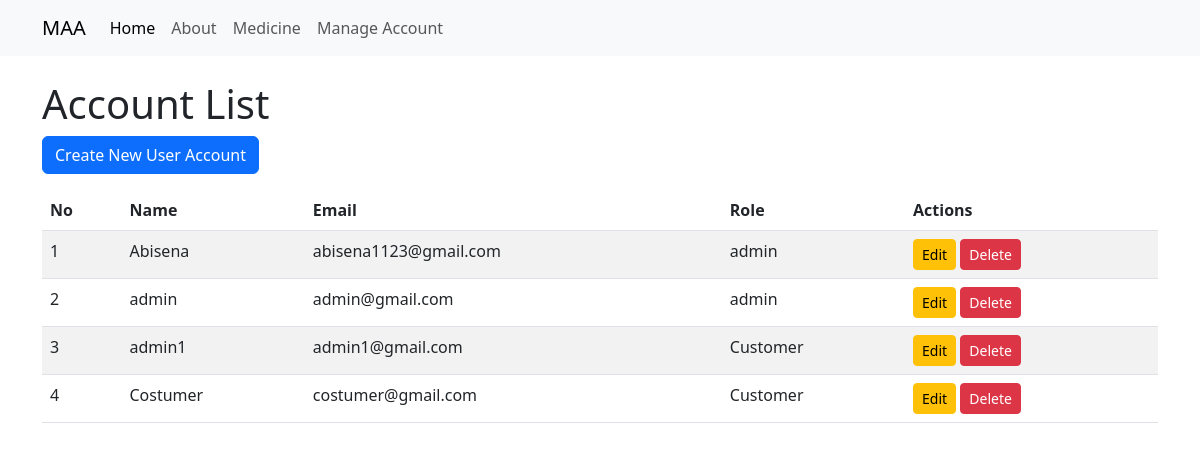
The page /user/ on the database as committed earlier.
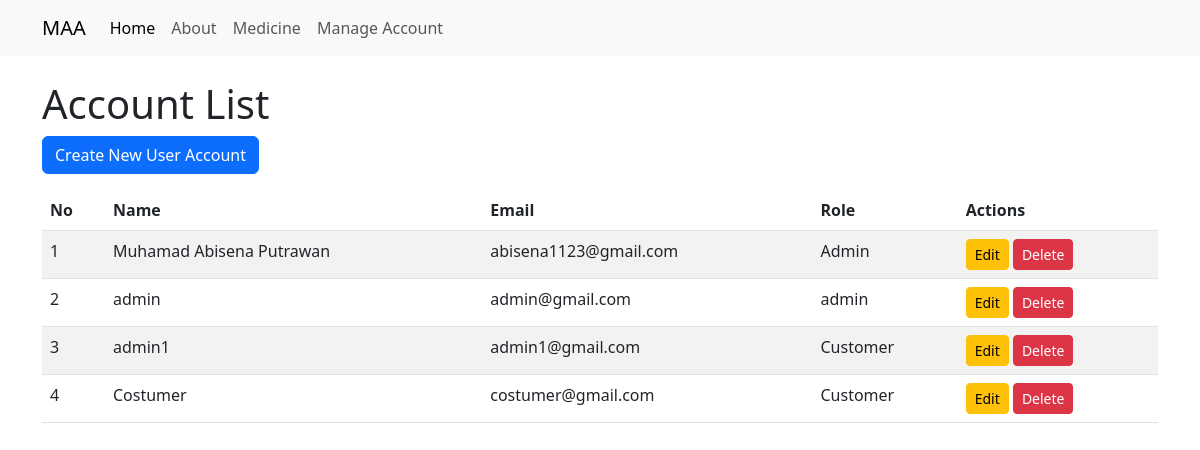
The same page on the database as committed later.
### user/models.py (models this page shows, shortened)
class User(models.Model):
    class RoleType(models.TextChoices):
        ADMIN = 'admin', 'Admin'
        CUSTOMER = 'customer', 'Customer'
    username = models.CharField(max_length=100)
    email = models.EmailField()
    role = models.CharField(
        max_length=10,
        choices=RoleType.choices,
        default=RoleType.ADMIN
    )

### user/views.py (the view)
# urls.py: path('user/', include('user.urls')),
def user(request):
    users = User.objects.all()
    return render(request, 'user.html', {'users': users})

### user/templates/user.html (shortened to what this page needs)
{% extends "layout.html" %}
{% block content %}
<h1>Account List</h1>
<a href="{% url 'create_user' %}" class="btn btn-primary">Create New User Account</a>
<table class="table table-striped mt-3">
    <thead>
        <tr>
            <th>No</th>
            <th>Name</th>
            <th>Email</th>
            <th>Role</th>
            <th>Actions</th>
        </tr>
    </thead>
    <tbody>
        {% for user in users %}
        <tr>
            <td>{{ forloop.counter }}</td>
            <td>{{ user.username }}</td>
            <td>{{ user.email }}</td>
            <td>{{ user.role }}</td>
            <td>
                <a href="{% url 'update_user' user.id %}" class="btn btn-warning btn-sm">Edit</a>
                <a href="{% url 'delete_user' user.id %}" class="btn btn-danger btn-sm">Delete</a>
            </td>
        </tr>
        {% endfor %}
    </tbody>
</table>
{% endblock %}

### templates/layout.html (shortened to what this page needs)
<!DOCTYPE html>
<html lang="en">
<head>
    {% load static %}
    <link href="https://cdn.jsdelivr.net/npm/bootstrap@5.3.0/dist/css/bootstrap.min.css" rel="stylesheet">
</head>
<body>
    <nav class="navbar navbar-expand-lg navbar-light bg-light">
        <div class="container">
            <a class="navbar-brand" href="#">MAA</a>
            <div class="collapse navbar-collapse" id="navbarNav">
                <ul class="navbar-nav">
                    <li class="nav-item">
                        <a class="nav-link active" aria-current="page" href="{% url 'home' %}">Home</a>
                    </li>
                    <li class="nav-item">
                        <a class="nav-link" href="{% url 'about' %}">About</a>
                    </li>
                    <li class="nav-item">
                        <a class="nav-link" href="/medicine">Medicine</a>
                    </li>
                    <li class="nav-item">
                        <a class="nav-link" href="/user">Manage Account</a>
                    </li>
                </ul>
            </div>
        </div>
    </nav>
    <div class="container mt-4">
        {% block content %}
        {% endblock %}
    </div>
</body>
</html>

Rows that differ between the two databases and show on the page:
changed User "abisena1123@gmail.com": username "Abisena" → "Muhamad Abisena Putrawan"; role "admin" → "Admin"
